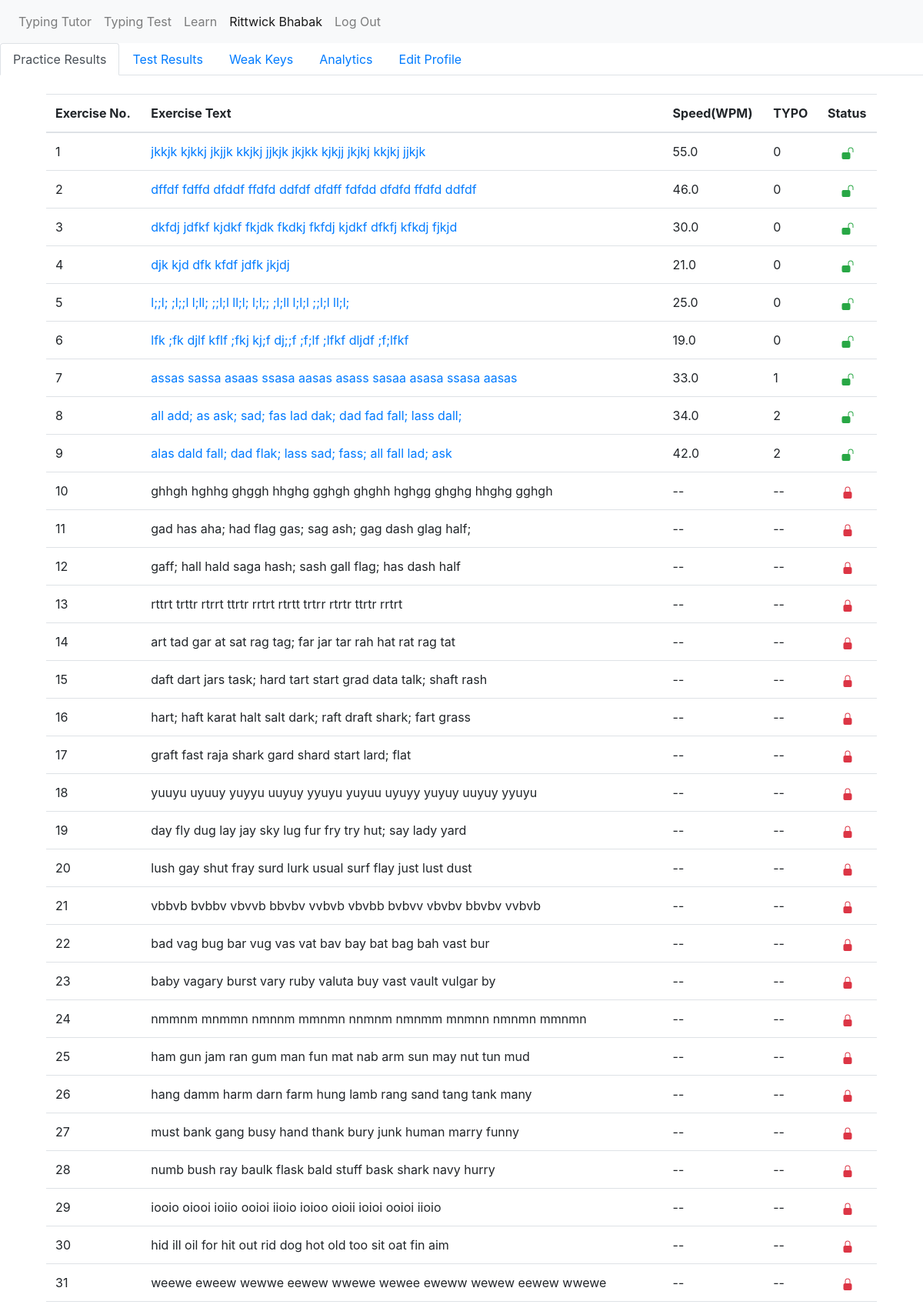
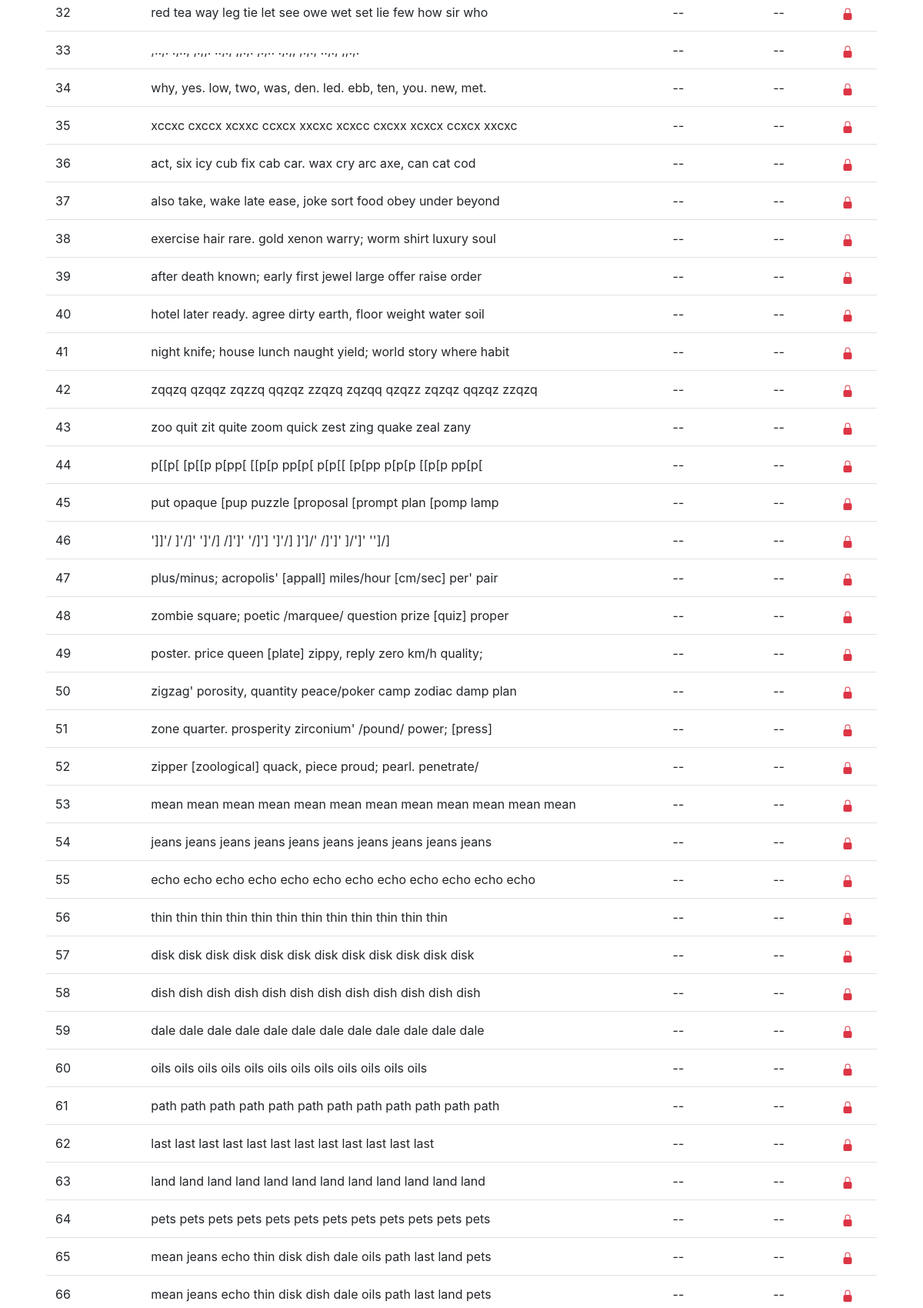
/dashboard (signed in, upper part), run on the app's committed database (2 pictures, top to bottom).
### myproject/models.py (models this page shows, shortened)
class User(db.Model,UserMixin):
    __tablename__ = 'users'
    id = db.Column(db.Integer, primary_key=True)
    name = db.Column(db.String(64))
    email = db.Column(db.String(64))
    username = db.Column(db.String(64))
    password_hash = db.Column(db.String(128))
    avgSpeed = db.Column(db.Integer)
    level = db.Column(db.Integer)
    weakKeys = db.Column(db.String)

class Exercise(db.Model):
    __tablename__ = 'exercises'
    id = db.Column(db.Integer, primary_key=True)
    user_id = db.Column(db.Integer)
    line_id = db.Column(db.Integer)
    speed = db.Column(db.Float)
    error = db.Column(db.Integer)

### app.py (the view)
@app.route('/dashboard')
@login_required
def dashboard():
    user_id = session['current_user_id_typemaster']
    level = User.query.get(user_id).level
    passedText = []
    for i in range(level):
            ex = Exercise.query.filter_by(user_id=user_id,line_id=i).first()
            if ex is not None:
                passedText.append([i+1,PracticeLine[i],ex.speed,ex.error])
            else:
                passedText.append([i+1,PracticeLine[i],'--','--'])
    futureText = []
    for i in range(level,len(PracticeLine)):
        futureText.append([i+1,PracticeLine[i],'--','--'])
    return render_template('dashboard.html', passedText=passedText, futureText=futureText)

### myproject/models.py (called while the page is built)
@login_manager.user_loader
def load_user(user_id):
    return User.query.get(user_id)

### myproject/templates/dashboard.html (shortened to what this page needs)
{% extends "dashboardbase.html" %}
{% block activepractice %} active {% endblock %}
{% block dashboarditems %}
<div class="container my-4 mydiv" id="practice-div">
    <table class="table">
        <thead>
            <tr>
                <th scope="col">Exercise No.</th>
                <th scope="col">Exercise Text</th>
                <th scope="col">Speed(WPM)</th>
                <th scope="col">TYPO</th>
                <th scope="col">Status</th>
            </tr>
        </thead>
        <tbody>
            {% for text in passedText %}
            <tr>
                <td>{{text[0]}}</td>
                <td><a href="/customexercise/{{text[0]-1}}" target="_blank">{{text[1]}}</a></td>
                <td>{{text[2]}}</td>
                <td>{{text[3]}}</td>
                <td class="text-center"></td>
            </tr>
            {% endfor %}
            {% for text in futureText %}
            <tr>
                <td>{{text[0]}}</td>
                <td>{{text[1]}}</td>
                <td>--</td>
                <td>--</td>
                <td class="text-center"><svg class="bi bi-lock-fill text-danger" width="1em" height="1em"
                        viewBox="0 0 16 16" fill="currentColor" xmlns="http://www.w3.org/2000/svg">
                        <rect width="11" height="9" x="2.5" y="7" rx="2"></rect>
                        <path fill-rule="evenodd" d="M4.5 4a3.5 3.5 0 117 0v3h-1V4a2.5 2.5 0 00-5 0v3h-1V4z"
                            clip-rule="evenodd"></path>
                    </svg></td>
            </tr>
            {% endfor %}
        </tbody>
    </table>
</div>
{% endblock %}

### myproject/templates/base.html (shortened to what this page needs)
<!DOCTYPE html>
<html lang="en">
<head>
  <link rel="stylesheet" href="{{ url_for('static', filename='css/bootstrap.css') }}">
  <link rel="stylesheet" href="{{ url_for('static', filename='css/base.css') }}">
</head>
<body>
  <nav class="navbar navbar-expand navbar-light bg-light">
    <div class="collapse navbar-collapse" id="navbarsExample02">
      <ul class="navbar-nav mr-auto">
        {% if current_user.is_authenticated %}
        <li class="nav-item {% block activetutor %} {% endblock %}">
          <a class="nav-link" href="{{url_for('exercise')}}">Typing Tutor <span class="sr-only">(current)</span></a>
        </li>
        {% else %}
        <li class="nav-item active">
          <a href="{{url_for('index')}}" class="nav-link">Home</a>
        </li>
        {% endif %}
        <li class="nav-item {% block activetest %} {% endblock %}">
          <a class="nav-link" href="{{url_for('typetest')}}">Typing Test</a>
        </li>
        <li class="nav-item {% block activelearn %} {% endblock %}">
          <a class="nav-link" href="#">Learn</a>
        </li>
        {% if current_user.is_authenticated %}
        <li class="nav-item {% block activeusername %} {% endblock %}">
          <a class="nav-link" href="{{url_for('dashboard')}}">{{current_user.name}}</a>
        </li>
        <li class="nav-item {% block activelogout %} {% endblock %}">
          <a class="nav-link" href="{{url_for('logout')}}">Log Out</a>
        </li>
        {% endif %}
      </ul>
    </div>
  </nav>
  {% block body %} {% endblock %}
</body>
</html>

### data on the page
User: name "Rittwick Bhabak"
Exercise: text "1", text "jkkjk kjkkj jkjjk kkjkj jjkjk jkjkk kjkjj jkjkj kkjkj jjkjk", speed "55.0", text "0"
Exercise: user "2", text "dffdf fdffd dfddf ffdfd ddfdf dfdff fdfdd dfdfd ffdfd ddfdf", speed "46.0", error "0"
Exercise: text "3", text "dkfdj jdfkf kjdkf fkjdk fkdkj fkfdj kjdkf dfkfj kfkdj fjkjd", speed "30.0", error "0"
Exercise: text "4", text "djk kjd dfk kfdf jdfk jkjdj", speed "21.0", error "0"
Exercise: text "5", text "l;;l; ;l;;l l;ll; ;;l;l ll;l; l;l;; ;l;ll l;l;l ;;l;l ll;l;", speed "25.0", error "0"
Exercise: text "6", text "lfk ;fk djlf kflf ;fkj kj;f dj;;f ;f;lf ;lfkf dljdf ;f;lfkf", speed "19.0", error "0"
Exercise: text "7", text "assas sassa asaas ssasa aasas asass sasaa asasa ssasa aasas", speed "33.0", error "1"
Exercise: text "8", text "all add; as ask; sad; fas lad dak; dad fad fall; lass dall;", speed "34.0", text "2"
Exercise: text "9", text "alas dald fall; dad flak; lass sad; fass; all fall lad; ask", speed "42.0", text "2"

### other printed values
{{ text[0] }} "10" "11" "12" "13" "14" "15" "16" "17" "18" "19" "20" "21" "22" "23" "24" "25" "26" "27" "28" "29" "30" "31" "32" "33" "34" "35" "36" "37" "38" "39" "40" "41" "42" "43" "44" "45" "46" "47" "48" "49" "50" "51" "52" "53" "54" "55" "56" "57" "58" "59" "60" "61" "62" "63" "64" "65" "66"
{{ text[1] }} "ghhgh hghhg ghggh hhghg gghgh ghghh hghgg ghghg hhghg gghgh" "gad has aha; had flag gas; sag ash; gag dash glag half;" "gaff; hall hald saga hash; sash gall flag; has dash half" "rttrt trttr rtrrt ttrtr rrtrt rtrtt trtrr rtrtr ttrtr rrtrt" "art tad gar at sat rag tag; far jar tar rah hat rat rag tat" "daft dart jars task; hard tart start grad data talk; shaft rash" "hart; haft karat halt salt dark; raft draft shark; fart grass" "graft fast raja shark gard shard start lard; flat" "yuuyu uyuuy yuyyu uuyuy yyuyu yuyuu uyuyy yuyuy uuyuy yyuyu" "day fly dug lay jay sky lug fur fry try hut; say lady yard" "lush gay shut fray surd lurk usual surf flay just lust dust" "vbbvb bvbbv vbvvb bbvbv vvbvb vbvbb bvbvv vbvbv bbvbv vvbvb" "bad vag bug bar vug vas vat bav bay bat bag bah vast bur" "baby vagary burst vary ruby valuta buy vast vault vulgar by" "nmmnm mnmmn nmnnm mmnmn nnmnm nmnmm mnmnn nmnmn mmnmn" "ham gun jam ran gum man fun mat nab arm sun may nut tun mud" "hang damm harm darn farm hung lamb rang sand tang tank many" "must bank gang busy hand thank bury junk human marry funny" "numb bush ray baulk flask bald stuff bask shark navy hurry" "iooio oiooi ioiio ooioi iioio ioioo oioii ioioi ooioi iioio" "hid ill oil for hit out rid dog hot old too sit oat fin aim" "weewe eweew wewwe eewew wwewe wewee eweww wewew eewew wwewe" "red tea way leg tie let see owe wet set lie few how sir who" ",..,. .,.., ,.,,. ..,., ,,.,. ,.,.. .,.,, ,.,., ..,., ,,.,." "why, yes. low, two, was, den. led. ebb, ten, you. new, met." "xccxc cxccx xcxxc ccxcx xxcxc xcxcc cxcxx xcxcx ccxcx xxcxc" "act, six icy cub fix cab car. wax cry arc axe, can cat cod" "also take, wake late ease, joke sort food obey under beyond" "exercise hair rare. gold xenon warry; worm shirt luxury soul" "after death known; early first jewel large offer raise order" "hotel later ready. agree dirty earth, floor weight water soil" "night knife; house lunch naught yield; world story where habit" "zqqzq qzqqz zqzzq qqzqz zzqzq zqzqq qzqzz zqzqz qqzqz zzqzq" "zoo quit zit quite zoom quick zest zing quake zeal zany" "p[[p[ [p[[p p[pp[ [[p[p pp[p[ p[p[[ [p[pp p[p[p [[p[p pp[p[" "put opaque [pup puzzle [proposal [prompt plan [pomp lamp" "']]'/ ]'/]' ']'/] /]']' '/]'] ']'/] ]']/' /]']' ]/']' '']/]" "plus/minus; acropolis' [appall] miles/hour [cm/sec] per' pair" "zombie square; poetic /marquee/ question prize [quiz] proper" "poster. price queen [plate] zippy, reply zero km/h quality;" "zigzag' porosity, quantity peace/poker camp zodiac damp plan" "zone quarter. prosperity zirconium' /pound/ power; [press]" "zipper [zoological] quack, piece proud; pearl. penetrate/" "mean mean mean mean mean mean mean mean mean mean mean mean" "jeans jeans jeans jeans jeans jeans jeans jeans jeans jeans" "echo echo echo echo echo echo echo echo echo echo echo echo" "thin thin thin thin thin thin thin thin thin thin thin thin" "disk disk disk disk disk disk disk disk disk disk disk disk" "dish dish dish dish dish dish dish dish dish dish dish dish" "dale dale dale dale dale dale dale dale dale dale dale dale" "oils oils oils oils oils oils oils oils oils oils oils oils" "path path path path path path path path path path path path" "last last last last last last last last last last last last" "land land land land land land land land land land land land" "pets pets pets pets pets pets pets pets pets pets pets pets" "mean jeans echo thin disk dish dale oils path last land pets" "mean jeans echo thin disk dish dale oils path last land pets"
